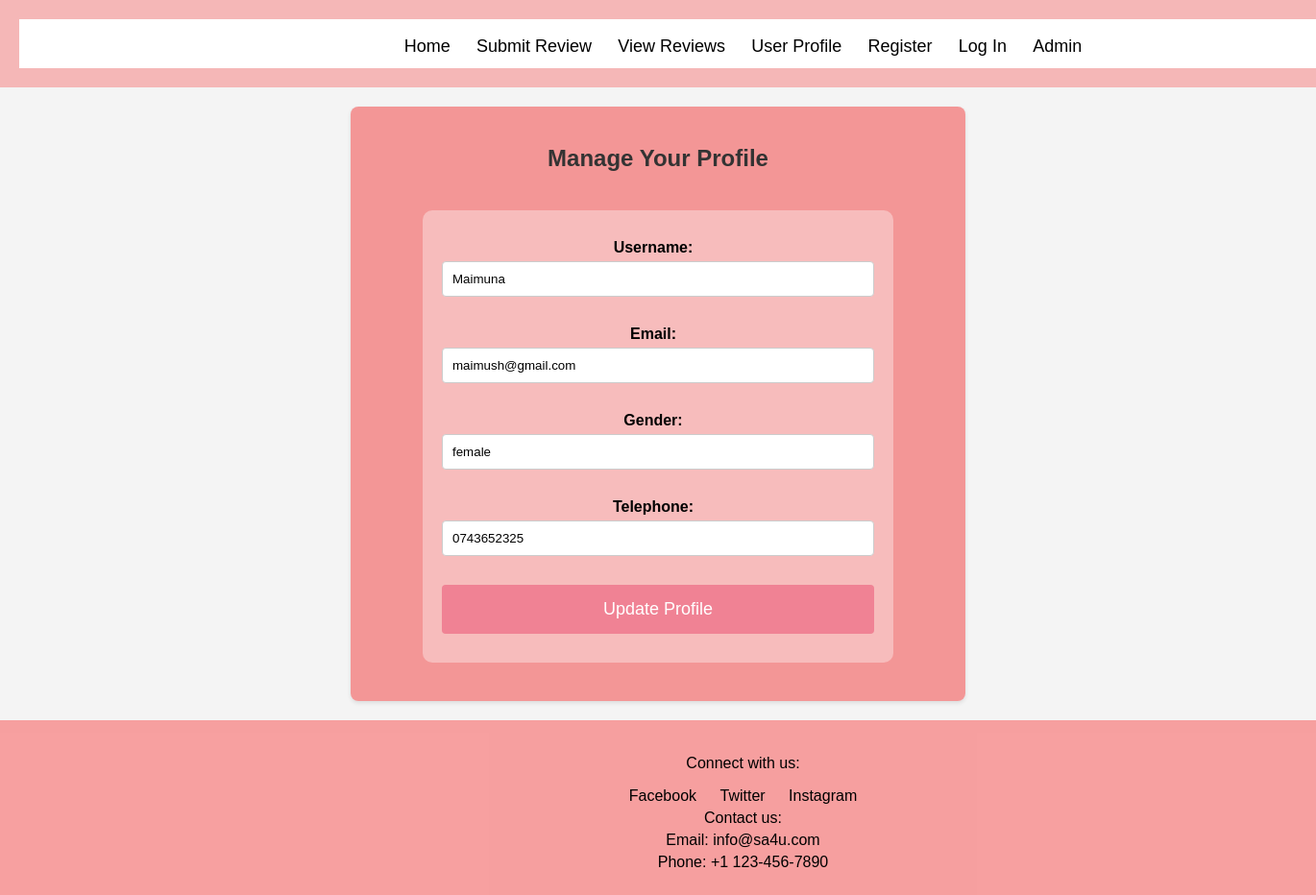
Page /ManageProfile.php (signed in) on the committed database.
### tables this page shows
CREATE TABLE `user` (
  `UserID` int(50) NOT NULL,
  `UserName` varchar(255) NOT NULL,
  `Email` varchar(255) NOT NULL,
  `Password` varchar(255) NOT NULL,
  `Gender` varchar(50) NOT NULL,
  `Telephone` varchar(255) NOT NULL
);

### ManageProfile.php (the view, shortened to what this page needs)
<?php
require 'config.php';
$user = ['UserName' => '', 'Email' => '', 'Gender' => '', 'Telephone' => ''];
try {
    $conn = new PDO("mysql:host=$servername;port=3307;dbname=SA4U", $usernameDB, $passwordDB);
    $conn->setAttribute(PDO::ATTR_ERRMODE, PDO::ERRMODE_EXCEPTION);
    $stmt = $conn->prepare("SELECT UserName, Email, Gender, Telephone FROM user WHERE UserID = ?");
    $stmt->execute([$_SESSION['UserID']]);
    $user = $stmt->fetch(PDO::FETCH_ASSOC);
} catch (PDOException $e) {
    $errorMsg = "Error: " . $e->getMessage();
}
?>
<!DOCTYPE html>
<html lang="en">
<head>
    <link rel="stylesheet" href="Userin.css">
</head>
<body>
<header>
    <div class="navbar">
        <a class="HOME" href="Homepage.html">Home</a>
        <a href="submit_review_main.php">Submit Review</a>
        <a href="viewpage.html">View Reviews</a>
        <a href="UserProfile.php">User Profile</a>
        <a href="sign-in.php">Register</a>
        <a href="login.html">Log In</a>
        <a href="adminui.php">Admin</a>
    </div>
</header>
<div class="content">
    <h2>Manage Your Profile</h2>
    <form method="post">
        <label for="username">Username:</label>
        <input type="text" id="username" name="username" value="<?php echo htmlspecialchars($user['UserName']); ?>" required>
        <label for="email">Email:</label>
        <input type="email" id="email" name="email" value="<?php echo htmlspecialchars($user['Email']); ?>" required>
        <label for="gender">Gender:</label>
        <input type="text" id="gender" name="gender" value="<?php echo htmlspecialchars($user['Gender']); ?>" readonly>
        <label for="telephone">Telephone:</label>
        <input type="text" id="telephone" name="telephone" value="<?php echo htmlspecialchars($user['Telephone']); ?>" required>
        <button type="submit">Update Profile</button>
    </form>
</div>
<footer>
    <div class="footer-content">
        <div class="social-media">
            <p>Connect with us:</p>
            <a href="#" target="_blank">Facebook</a>
            <a href="#" target="_blank">Twitter</a>
            <a href="#" target="_blank">Instagram</a>
        </div>
        <div class="contact-info">
            <p>Contact us:</p>
            <p>Email: info@sa4u.com</p>
            <p>Phone: +1 123-456-7890</p>
        </div>
    </div>
</footer>
</body>
</html>

### Userin.css (style rules this page uses)
body { margin: 0; padding: 0; font-family: sans-serif; background-image: url(UIback.jpg); background-size: cover; background-position: center; color: white; }
header { text-align: center; padding: 20px; width: 110%; height: 100%; color: black; font-size: 26px; background-color: rgba(248, 125, 125, 0.5); }
.navbar { text-align: center; color: cornsilk; background-color: white; padding: 10px; }
.navbar a { color: black; font-size: 18px; margin: 0 10px; text-decoration: none; }
.content { display: flex; justify-content: center; align-items: center; flex-direction: column; padding: 10px; width: 110%; margin: auto; color: black; height: 105%; }
.form-label, label { margin-right: 10px; color: black; flex-shrink: 0; }
h2 { color: #333; }
footer { background-color: rgba(248, 125, 125, 0.7); color: black; padding: 20px; text-align: center; width: 110%; }
.social-media a { color: black; margin: 0 10px; text-decoration: none; }
.contact-info p { margin: 5px 0; }
form { width: 100%; max-width: 75%; background: #f7bcbc; text-align: center; margin: 20px 0; padding: 20px; border-radius: 10px; }
label { display: block; margin-bottom: 10px; color: black; }
button { padding: 10px 20px; font-size: 18px; background-color: rgb(240, 130, 148); color: white; border: none; border-radius: 5px; cursor: pointer; }

### ManageProfile.php (style rules this page uses)
body { font-family: Arial, sans-serif; background-color: #f4f4f4; margin: 0; padding: 0; }
.content { max-width: 600px; margin: 20px auto; padding: 20px; background-color: rgba(243, 59, 59, 0.5); border-radius: 8px; box-shadow: 0 2px 4px rgba(0, 0, 0, 0.1); }
form { display: flex; flex-direction: column; }
label { margin-top: 10px; margin-bottom: 5px; font-weight: bold; }
input[type="text"], input[type="email"], select { padding: 10px; margin-bottom: 20px; border: 1px solid #ccc; border-radius: 4px; box-sizing: border-box; }
button[type="submit"] { background-color: rgba(240, 130, 148); color: white; padding: 15px 20px; margin: 10px 0; border: none; border-radius: 4px; cursor: pointer; }

### rows in the picture
user: username "Maimuna", email "maimush@gmail.com", gender "female", telephone "0743652325"
